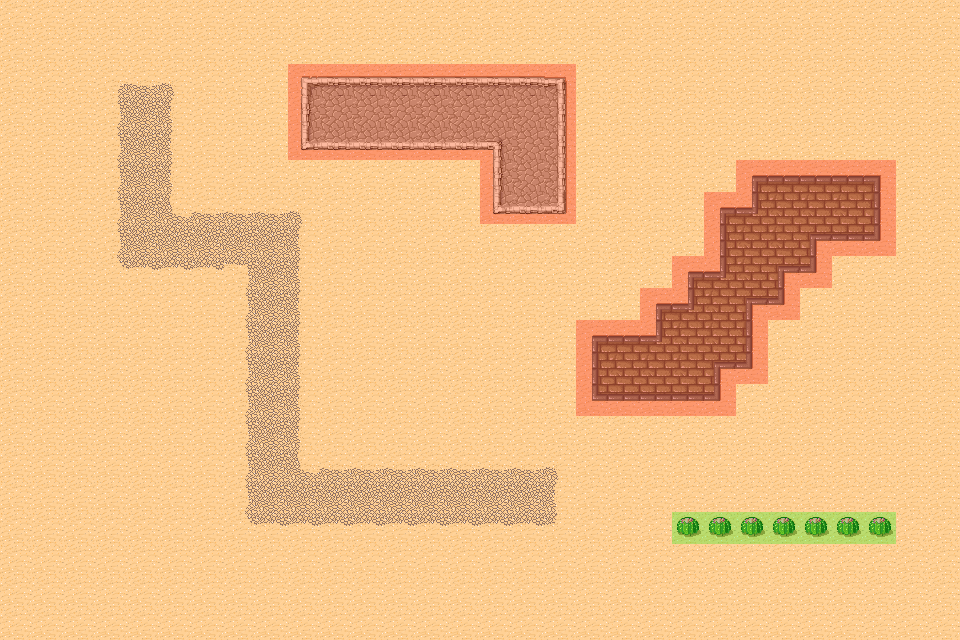

Rendered tile map (Tiled .tmx) drawn with the repository's tilesets; below, a short description and the map source with its tile grids summarised:
An orthogonal 30x20 tile map with 32x32 px tiles, 2 tile layers (bgLayer, collisionLayer), 2 tilesets and 1 object (playPoint).

<map version="1.0" orientation="orthogonal" width="30" height="20" tilewidth="32" tileheight="32">
 <properties>
  <property name="desc" value="我是一张瓦片地图" />
 </properties>
 <tileset firstgid="1" name="tmw_desert_spacing" tilewidth="32" tileheight="32" spacing="1" margin="1">
  <image source="tmw_desert_spacing.png" width="265" height="199" />
  <terraintypes>
   <terrain name="t1" tile="-1" />
   <terrain name="t2" tile="-1" />
   <terrain name="t3" tile="-1" />
  </terraintypes>
  <tile id="0" terrain=",,,0" />
  <tile id="1" terrain=",,0,0">
   <properties>
    <property name="isCollision" value="true" />
   </properties>
  </tile>
  <tile id="2" terrain=",,0," />
  <tile id="3" terrain="2,2,2," />
  <tile id="4" terrain="2,2,,2" />
  <tile id="5" terrain=",,,2" />
  <tile id="6" terrain=",,2,2" />
  <tile id="7" terrain=",,2," />
  <tile id="8" terrain=",0,,0" />
  <tile id="9" terrain="0,0,0,0" />
  <tile id="10" terrain="0,,0," />
  <tile id="11" terrain="2,,2,2" />
  <tile id="12" terrain=",2,2,2" />
  <tile id="13" terrain=",2,,2" />
  <tile id="14" terrain="2,2,2,2" />
  <tile id="15" terrain="2,,2," />
  <tile id="16" terrain=",0,," />
  <tile id="17" terrain="0,0,," />
  <tile id="18" terrain="0,,," />
  <tile id="19" terrain="0,0,0," />
  <tile id="20" terrain="0,0,,0" />
  <tile id="21" terrain=",2,," />
  <tile id="22" terrain="2,2,," />
  <tile id="23" terrain="2,,," />
  <tile id="24" terrain=",,,1" />
  <tile id="25" terrain=",,1,1" />
  <tile id="26" terrain=",,1," />
  <tile id="27" terrain="0,,0,0" />
  <tile id="28" terrain=",0,0,0" />
  <tile id="32" terrain=",1,,1" />
  <tile id="33" terrain="1,1,1,1" />
  <tile id="34" terrain="1,,1," />
  <tile id="35" terrain="1,1,1," />
  <tile id="36" terrain="1,1,,1" />
  <tile id="40" terrain=",1,," />
  <tile id="41" terrain="1,1,," />
  <tile id="42" terrain="1,,," />
  <tile id="43" terrain="1,,1,1" />
  <tile id="44" terrain=",1,1,1" />
 </tileset>
 <tileset firstgid="49" name="mask" tilewidth="32" tileheight="32">
  <image source="mask.png" width="128" height="64" />
  <tile id="0">
   <properties>
    <property name="isCollision" value="true" />
   </properties>
  </tile>
 </tileset>
 <layer name="bgLayer" width="30" height="20">
  <properties>
   <property name="desc" value="我是一个图层" />
  </properties>
  <data>[600 cells, 600 non-empty, 34 distinct tile ids]</data>
 </layer>
 <layer name="collisionLayer" width="30" height="20" opacity="0.29">
  <data>[600 cells, 84 non-empty, 2 distinct tile ids]</data>
 </layer>
 <objectgroup name="objLayer" width="30" height="20">
  <object name="playPoint" x="779" y="35" width="27" height="25">
   <properties>
    <property name="desc" value="我是一个对象。" />
   </properties>
  </object>
 </objectgroup>
</map>
